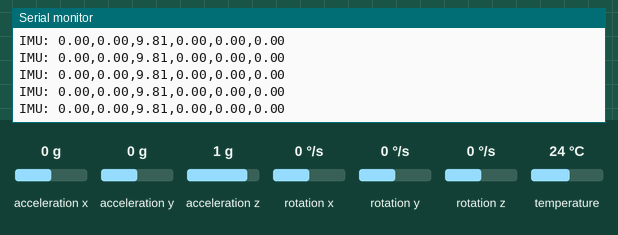
The sketch below on a simulated Arduino Uno, built with avr-gcc and run on an emulated ATmega328P. Parts: the last lines printed to the serial monitor. The inputs (shaded band) are chosen by the test bench; at power-on: acceleration x 0 g, acceleration y 0 g, acceleration z 1 g, rotation x 0 °/s, rotation y 0 °/s, rotation z 0 °/s, temperature 24 °C.

Above: at 1.3 s.
1.4 s: acceleration x set to -1.4 g
At 1.9 s:
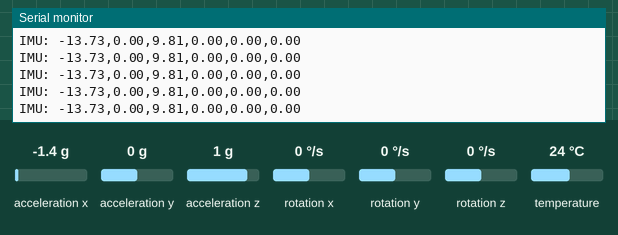
2.9 s: acceleration y set to -1.4 g
At 3.6 s:
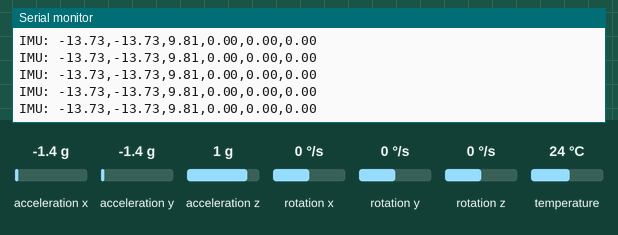
4.4 s: acceleration z set to -1.4 g
At 5.3 s:
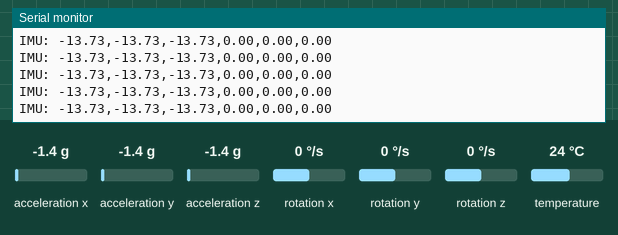
5.9 s: rotation x set to -192 °/s
At 6.7 s:
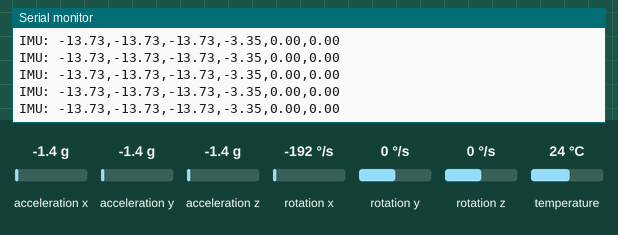
7.4 s: rotation y set to -192 °/s
At 8.3 s:
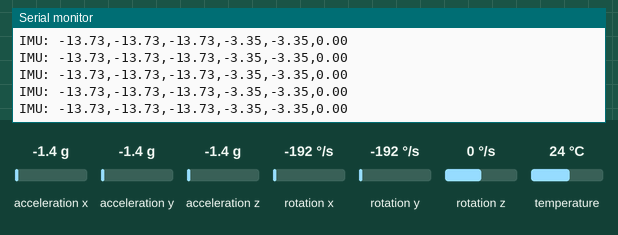

Measured:
- after the input at 1.4 s, the serial monitor: prints a new line at once (image 1)
- after the input at 2.9 s, the serial monitor: prints a new line at once (image 2)
- after the input at 4.4 s, the serial monitor: prints a new line at once (image 3)
- after the input at 5.9 s, the serial monitor: prints a new line at once (image 4)
- after the input at 7.4 s, the serial monitor: prints a new line at once (image 5)

The sketch:

IoT-02_mpu6050_dataForwarder.ino
```cpp
/*
IoT-02_mp6050_dataForwarder.ino

Based on: https://eloquentarduino.com/gesture-classification/

Modified by Jordi Binefa (www.binefa.com or provisional.binefa.com)
20231212
*/

#include <Adafruit_MPU6050.h>
#include <Adafruit_Sensor.h>
#include <Wire.h>

#define FREQUENCY_HZ        60
#define INTERVAL_MS         (1000 / (FREQUENCY_HZ + 1))

// objeto da classe Adafruit_MPU6050
Adafruit_MPU6050 mpu;

static unsigned long last_interval_ms = 0;

void setup() {
  Serial.begin(115200);
  Serial.println(__FILE__);

  // Try to initialize!
  if (!mpu.begin()) { // if (!mpu.begin(0x68))
    Serial.println("Failed to find MPU6050 chip");
    while (1) {
      delay(10);
    }
  }
  Serial.println("MPU6050 Found!");

  mpu.setAccelerometerRange(MPU6050_RANGE_8_G);
  Serial.print("Accelerometer range set to: ");
  switch (mpu.getAccelerometerRange()) {
    case MPU6050_RANGE_2_G:
      Serial.println("+-2G");
      break;
    case MPU6050_RANGE_4_G:
      Serial.println("+-4G");
      break;
    case MPU6050_RANGE_8_G:
      Serial.println("+-8G");
      break;
    case MPU6050_RANGE_16_G:
      Serial.println("+-16G");
      break;
  }
  mpu.setGyroRange(MPU6050_RANGE_500_DEG);
  Serial.print("Gyro range set to: ");
  switch (mpu.getGyroRange()) {
    case MPU6050_RANGE_250_DEG:
      Serial.println("+- 250 deg/s");
      break;
    case MPU6050_RANGE_500_DEG:
      Serial.println("+- 500 deg/s");
      break;
    case MPU6050_RANGE_1000_DEG:
      Serial.println("+- 1000 deg/s");
      break;
    case MPU6050_RANGE_2000_DEG:
      Serial.println("+- 2000 deg/s");
      break;
  }

  mpu.setFilterBandwidth(MPU6050_BAND_21_HZ);
  Serial.print("Filter bandwidth set to: ");
  switch (mpu.getFilterBandwidth()) {
    case MPU6050_BAND_260_HZ:
      Serial.println("260 Hz");
      break;
    case MPU6050_BAND_184_HZ:
      Serial.println("184 Hz");
      break;
    case MPU6050_BAND_94_HZ:
      Serial.println("94 Hz");
      break;
    case MPU6050_BAND_44_HZ:
      Serial.println("44 Hz");
      break;
    case MPU6050_BAND_21_HZ:
      Serial.println("21 Hz");
      break;
    case MPU6050_BAND_10_HZ:
      Serial.println("10 Hz");
      break;
    case MPU6050_BAND_5_HZ:
      Serial.println("5 Hz");
      break;
  }

  Serial.println("");
  delay(100);
}

void loop() {

  sensors_event_t a, g, temp;

  if (millis() > last_interval_ms + INTERVAL_MS) {
    last_interval_ms = millis();

    mpu.getEvent(&a, &g, &temp);

    Serial.print("IMU: ");
    Serial.print(a.acceleration.x);
    Serial.print(",");
    Serial.print(a.acceleration.y);
    Serial.print(",");
    Serial.print(a.acceleration.z);
    Serial.print(",");
    Serial.print(g.gyro.x);
    Serial.print(",");
    Serial.print(g.gyro.y);
    Serial.print(",");
    Serial.print(g.gyro.z);
    Serial.print("\n");
  }

}
```
